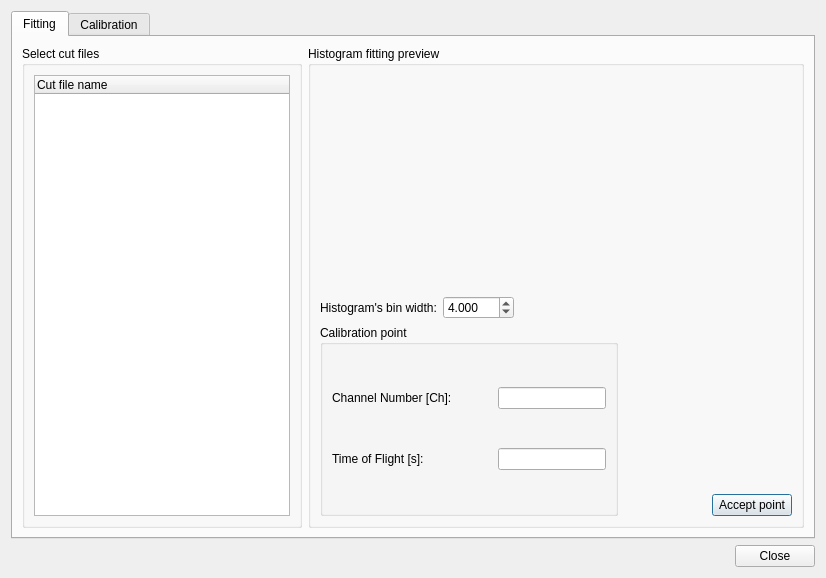
<?xml version="1.0" encoding="UTF-8"?>
<ui version="4.0">
 <class>Dialog</class>
 <widget class="QDialog" name="Dialog">
  <property name="geometry">
   <rect>
    <x>0</x>
    <y>0</y>
    <width>826</width>
    <height>578</height>
   </rect>
  </property>
  <property name="sizePolicy">
   <sizepolicy hsizetype="Preferred" vsizetype="Preferred">
    <horstretch>0</horstretch>
    <verstretch>0</verstretch>
   </sizepolicy>
  </property>
  <property name="minimumSize">
   <size>
    <width>0</width>
    <height>0</height>
   </size>
  </property>
  <property name="maximumSize">
   <size>
    <width>16777215</width>
    <height>16777215</height>
   </size>
  </property>
  <property name="windowTitle">
   <string>Time of Flight Calibration</string>
  </property>
  <layout class="QVBoxLayout" name="verticalLayout_7">
   <item>
    <widget class="QTabWidget" name="tabWidget">
     <property name="currentIndex">
      <number>0</number>
     </property>
     <widget class="QWidget" name="tab_3">
      <attribute name="title">
       <string>Fitting</string>
      </attribute>
      <layout class="QHBoxLayout" name="horizontalLayout_12">
       <item>
        <widget class="QGroupBox" name="groupBox_3">
         <property name="sizePolicy">
          <sizepolicy hsizetype="Maximum" vsizetype="Preferred">
           <horstretch>0</horstretch>
           <verstretch>0</verstretch>
          </sizepolicy>
         </property>
         <property name="maximumSize">
          <size>
           <width>16777215</width>
           <height>16777215</height>
          </size>
         </property>
         <property name="title">
          <string>Select cut files</string>
         </property>
         <layout class="QVBoxLayout" name="verticalLayout_4">
          <item>
           <widget class="QTreeWidget" name="cutFilesTreeWidget">
            <property name="minimumSize">
             <size>
              <width>200</width>
              <height>0</height>
             </size>
            </property>
            <property name="horizontalScrollBarPolicy">
             <enum>Qt::ScrollBarAsNeeded</enum>
            </property>
            <attribute name="headerCascadingSectionResizes">
             <bool>false</bool>
            </attribute>
            <attribute name="headerDefaultSectionSize">
             <number>100</number>
            </attribute>
            <column>
             <property name="text">
              <string>Cut file name</string>
             </property>
            </column>
           </widget>
          </item>
         </layout>
        </widget>
       </item>
       <item>
        <layout class="QVBoxLayout" name="verticalLayout_10">
         <item>
          <widget class="QGroupBox" name="groupBox_5">
           <property name="title">
            <string>Histogram fitting preview</string>
           </property>
           <layout class="QVBoxLayout" name="verticalLayout_11">
            <item>
             <layout class="QVBoxLayout" name="fittingResultsLayout"/>
            </item>
            <item>
             <spacer name="verticalSpacer">
              <property name="orientation">
               <enum>Qt::Vertical</enum>
              </property>
              <property name="sizeHint" stdset="0">
               <size>
                <width>0</width>
                <height>0</height>
               </size>
              </property>
             </spacer>
            </item>
            <item>
             <layout class="QHBoxLayout" name="horizontalLayout_4">
              <item>
               <layout class="QVBoxLayout" name="verticalLayout_13">
                <item>
                 <layout class="QHBoxLayout" name="horizontalLayout_13">
                  <item>
                   <widget class="QLabel" name="label">
                    <property name="text">
                     <string>Histogram's bin width:</string>
                    </property>
                   </widget>
                  </item>
                  <item>
                   <widget class="QDoubleSpinBox" name="binWidthSpinBox">
                    <property name="decimals">
                     <number>3</number>
                    </property>
                    <property name="maximum">
                     <double>315.000000000000000</double>
                    </property>
                    <property name="singleStep">
                     <double>0.100000000000000</double>
                    </property>
                    <property name="value">
                     <double>4.000000000000000</double>
                    </property>
                   </widget>
                  </item>
                  <item>
                   <spacer name="horizontalSpacer_11">
                    <property name="orientation">
                     <enum>Qt::Horizontal</enum>
                    </property>
                    <property name="sizeHint" stdset="0">
                     <size>
                      <width>40</width>
                      <height>20</height>
                     </size>
                    </property>
                   </spacer>
                  </item>
                 </layout>
                </item>
                <item>
                 <widget class="QGroupBox" name="groupBox_4">
                  <property name="title">
                   <string>Calibration point</string>
                  </property>
                  <layout class="QVBoxLayout" name="verticalLayout_8">
                   <item>
                    <layout class="QHBoxLayout" name="horizontalLayout_3">
                     <item>
                      <widget class="QLabel" name="slopeLabel_3">
                       <property name="text">
                        <string>Channel Number [Ch]:</string>
                       </property>
                      </widget>
                     </item>
                     <item>
                      <spacer name="horizontalSpacer_3">
                       <property name="orientation">
                        <enum>Qt::Horizontal</enum>
                       </property>
                       <property name="sizeHint" stdset="0">
                        <size>
                         <width>40</width>
                         <height>20</height>
                        </size>
                       </property>
                      </spacer>
                     </item>
                     <item>
                      <widget class="QLineEdit" name="tofChannelLineEdit"/>
                     </item>
                    </layout>
                   </item>
                   <item>
                    <layout class="QHBoxLayout" name="horizontalLayout_7">
                     <item>
                      <widget class="QLabel" name="offsetLabel_3">
                       <property name="text">
                        <string>Time of Flight [s]:</string>
                       </property>
                      </widget>
                     </item>
                     <item>
                      <spacer name="horizontalSpacer_6">
                       <property name="orientation">
                        <enum>Qt::Horizontal</enum>
                       </property>
                       <property name="sizeHint" stdset="0">
                        <size>
                         <width>40</width>
                         <height>20</height>
                        </size>
                       </property>
                      </spacer>
                     </item>
                     <item>
                      <widget class="QLineEdit" name="tofSecondsLineEdit">
                       <property name="readOnly">
                        <bool>true</bool>
                       </property>
                      </widget>
                     </item>
                    </layout>
                   </item>
                  </layout>
                  <zorder></zorder>
                 </widget>
                </item>
               </layout>
              </item>
              <item>
               <spacer name="horizontalSpacer_2">
                <property name="orientation">
                 <enum>Qt::Horizontal</enum>
                </property>
                <property name="sizeHint" stdset="0">
                 <size>
                  <width>0</width>
                  <height>0</height>
                 </size>
                </property>
               </spacer>
              </item>
              <item>
               <layout class="QVBoxLayout" name="verticalLayout_3">
                <item>
                 <spacer name="verticalSpacer_2">
                  <property name="orientation">
                   <enum>Qt::Vertical</enum>
                  </property>
                  <property name="sizeType">
                   <enum>QSizePolicy::Expanding</enum>
                  </property>
                  <property name="sizeHint" stdset="0">
                   <size>
                    <width>0</width>
                    <height>0</height>
                   </size>
                  </property>
                 </spacer>
                </item>
                <item>
                 <layout class="QHBoxLayout" name="horizontalLayout_10">
                  <item>
                   <widget class="QLabel" name="acceptPointLabel">
                    <property name="text">
                     <string/>
                    </property>
                   </widget>
                  </item>
                  <item>
                   <widget class="QPushButton" name="acceptPointButton">
                    <property name="sizePolicy">
                     <sizepolicy hsizetype="Minimum" vsizetype="Fixed">
                      <horstretch>0</horstretch>
                      <verstretch>0</verstretch>
                     </sizepolicy>
                    </property>
                    <property name="text">
                     <string>Accept point</string>
                    </property>
                   </widget>
                  </item>
                 </layout>
                </item>
               </layout>
              </item>
             </layout>
            </item>
           </layout>
          </widget>
         </item>
        </layout>
       </item>
      </layout>
     </widget>
     <widget class="QWidget" name="calibrationTab_2">
      <attribute name="title">
       <string>Calibration</string>
      </attribute>
      <layout class="QHBoxLayout" name="horizontalLayout_5">
       <item>
        <layout class="QVBoxLayout" name="verticalLayout_5">
         <item>
          <widget class="QGroupBox" name="groupBox">
           <property name="sizePolicy">
            <sizepolicy hsizetype="Preferred" vsizetype="Preferred">
             <horstretch>0</horstretch>
             <verstretch>0</verstretch>
            </sizepolicy>
           </property>
           <property name="minimumSize">
            <size>
             <width>0</width>
             <height>0</height>
            </size>
           </property>
           <property name="maximumSize">
            <size>
             <width>16777215</width>
             <height>16777215</height>
            </size>
           </property>
           <property name="title">
            <string>Select accepted points</string>
           </property>
           <layout class="QVBoxLayout" name="verticalLayout">
            <item>
             <layout class="QHBoxLayout" name="horizontalLayout_2">
              <item>
               <widget class="QPushButton" name="removePointButton">
                <property name="text">
                 <string>Remove</string>
                </property>
                <property name="autoDefault">
                 <bool>false</bool>
                </property>
               </widget>
              </item>
              <item>
               <spacer name="horizontalSpacer">
                <property name="orientation">
                 <enum>Qt::Horizontal</enum>
                </property>
                <property name="sizeHint" stdset="0">
                 <size>
                  <width>40</width>
                  <height>20</height>
                 </size>
                </property>
               </spacer>
              </item>
             </layout>
            </item>
            <item>
             <widget class="QTreeWidget" name="pointsTreeWidget">
              <property name="selectionMode">
               <enum>QAbstractItemView::MultiSelection</enum>
              </property>
              <column>
               <property name="text">
                <string>Point</string>
               </property>
              </column>
             </widget>
            </item>
           </layout>
          </widget>
         </item>
        </layout>
       </item>
       <item>
        <layout class="QVBoxLayout" name="verticalLayout_6">
         <item>
          <widget class="QGroupBox" name="groupBox_2">
           <property name="title">
            <string>Time of Flight calibration result</string>
           </property>
           <layout class="QVBoxLayout" name="verticalLayout_2">
            <item>
             <layout class="QVBoxLayout" name="calibrationResultsLayout"/>
            </item>
            <item>
             <spacer name="verticalSpacer_4">
              <property name="orientation">
               <enum>Qt::Vertical</enum>
              </property>
              <property name="sizeHint" stdset="0">
               <size>
                <width>0</width>
                <height>0</height>
               </size>
              </property>
             </spacer>
            </item>
            <item>
             <layout class="QHBoxLayout" name="horizontalLayout">
              <item>
               <widget class="QGroupBox" name="groupBox_6">
                <property name="title">
                 <string>Calibration results</string>
                </property>
                <layout class="QVBoxLayout" name="verticalLayout_12">
                 <item>
                  <layout class="QHBoxLayout" name="horizontalLayout_8">
                   <item>
                    <widget class="QLabel" name="slopeLabel">
                     <property name="text">
                      <string>Slope [s/Ch]:</string>
                     </property>
                    </widget>
                   </item>
                   <item>
                    <spacer name="horizontalSpacer_7">
                     <property name="orientation">
                      <enum>Qt::Horizontal</enum>
                     </property>
                     <property name="sizeHint" stdset="0">
                      <size>
                       <width>40</width>
                       <height>20</height>
                      </size>
                     </property>
                    </spacer>
                   </item>
                   <item>
                    <widget class="QLineEdit" name="slopeLineEdit">
                     <property name="readOnly">
                      <bool>true</bool>
                     </property>
                    </widget>
                   </item>
                  </layout>
                 </item>
                 <item>
                  <layout class="QHBoxLayout" name="horizontalLayout_9">
                   <item>
                    <widget class="QLabel" name="offsetLabel">
                     <property name="text">
                      <string>Offset [s]:</string>
                     </property>
                    </widget>
                   </item>
                   <item>
                    <spacer name="horizontalSpacer_8">
                     <property name="orientation">
                      <enum>Qt::Horizontal</enum>
                     </property>
                     <property name="sizeHint" stdset="0">
                      <size>
                       <width>40</width>
                       <height>20</height>
                      </size>
                     </property>
                    </spacer>
                   </item>
                   <item>
                    <widget class="QLineEdit" name="offsetLineEdit">
                     <property name="readOnly">
                      <bool>true</bool>
                     </property>
                    </widget>
                   </item>
                  </layout>
                 </item>
                </layout>
               </widget>
              </item>
              <item>
               <spacer name="horizontalSpacer_4">
                <property name="orientation">
                 <enum>Qt::Horizontal</enum>
                </property>
                <property name="sizeHint" stdset="0">
                 <size>
                  <width>1</width>
                  <height>1</height>
                 </size>
                </property>
               </spacer>
              </item>
              <item>
               <layout class="QVBoxLayout" name="verticalLayout_9">
                <item>
                 <spacer name="verticalSpacer_3">
                  <property name="orientation">
                   <enum>Qt::Vertical</enum>
                  </property>
                  <property name="sizeHint" stdset="0">
                   <size>
                    <width>20</width>
                    <height>40</height>
                   </size>
                  </property>
                 </spacer>
                </item>
                <item>
                 <layout class="QHBoxLayout" name="horizontalLayout_11">
                  <item>
                   <widget class="QLabel" name="acceptCalibrationLabel">
                    <property name="text">
                     <string/>
                    </property>
                   </widget>
                  </item>
                  <item>
                   <widget class="QPushButton" name="acceptCalibrationButton">
                    <property name="enabled">
                     <bool>false</bool>
                    </property>
                    <property name="text">
                     <string>Accept calibration</string>
                    </property>
                   </widget>
                  </item>
                 </layout>
                </item>
               </layout>
              </item>
             </layout>
            </item>
           </layout>
          </widget>
         </item>
        </layout>
       </item>
      </layout>
     </widget>
    </widget>
   </item>
   <item>
    <layout class="QHBoxLayout" name="horizontalLayout_6">
     <item>
      <spacer name="horizontalSpacer_5">
       <property name="orientation">
        <enum>Qt::Horizontal</enum>
       </property>
       <property name="sizeHint" stdset="0">
        <size>
         <width>40</width>
         <height>20</height>
        </size>
       </property>
      </spacer>
     </item>
     <item>
      <widget class="QPushButton" name="cancelButton">
       <property name="text">
        <string>Close</string>
       </property>
       <property name="autoDefault">
        <bool>false</bool>
       </property>
      </widget>
     </item>
    </layout>
   </item>
  </layout>
 </widget>
 <tabstops>
  <tabstop>cutFilesTreeWidget</tabstop>
  <tabstop>binWidthSpinBox</tabstop>
  <tabstop>tofChannelLineEdit</tabstop>
  <tabstop>tofSecondsLineEdit</tabstop>
  <tabstop>acceptPointButton</tabstop>
  <tabstop>tabWidget</tabstop>
  <tabstop>removePointButton</tabstop>
  <tabstop>pointsTreeWidget</tabstop>
  <tabstop>slopeLineEdit</tabstop>
  <tabstop>offsetLineEdit</tabstop>
  <tabstop>acceptCalibrationButton</tabstop>
  <tabstop>cancelButton</tabstop>
 </tabstops>
 <resources/>
 <connections/>
</ui>
